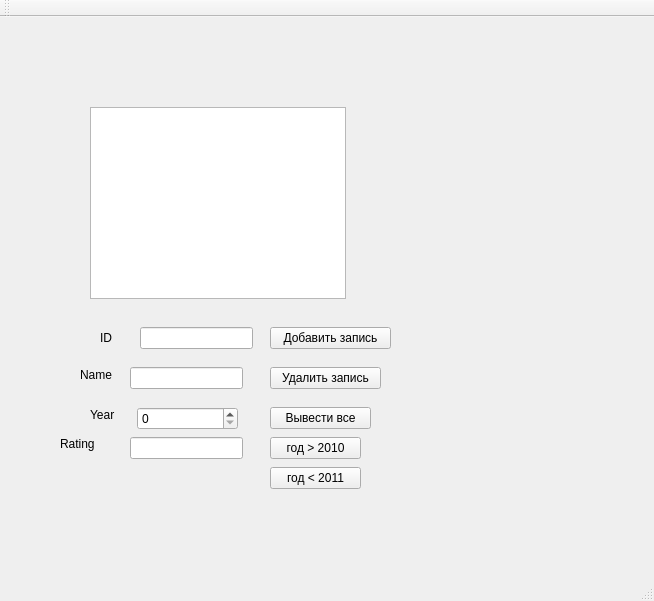
<?xml version="1.0" encoding="UTF-8"?>
<ui version="4.0">
 <class>MainWindow</class>
 <widget class="QMainWindow" name="MainWindow">
  <property name="geometry">
   <rect>
    <x>0</x>
    <y>0</y>
    <width>654</width>
    <height>601</height>
   </rect>
  </property>
  <property name="windowTitle">
   <string>MainWindow</string>
  </property>
  <widget class="QWidget" name="centralWidget">
   <widget class="QTableView" name="tableView">
    <property name="geometry">
     <rect>
      <x>90</x>
      <y>90</y>
      <width>256</width>
      <height>192</height>
     </rect>
    </property>
   </widget>
   <widget class="QLabel" name="label">
    <property name="geometry">
     <rect>
      <x>80</x>
      <y>350</y>
      <width>41</width>
      <height>16</height>
     </rect>
    </property>
    <property name="text">
     <string>Name</string>
    </property>
   </widget>
   <widget class="QLabel" name="label_2">
    <property name="geometry">
     <rect>
      <x>100</x>
      <y>310</y>
      <width>21</width>
      <height>21</height>
     </rect>
    </property>
    <property name="text">
     <string>ID</string>
    </property>
   </widget>
   <widget class="QLabel" name="label_3">
    <property name="geometry">
     <rect>
      <x>90</x>
      <y>390</y>
      <width>31</width>
      <height>16</height>
     </rect>
    </property>
    <property name="text">
     <string>Year</string>
    </property>
   </widget>
   <widget class="QLineEdit" name="lineEditName">
    <property name="geometry">
     <rect>
      <x>130</x>
      <y>350</y>
      <width>113</width>
      <height>22</height>
     </rect>
    </property>
   </widget>
   <widget class="QPushButton" name="pushButtonAdd">
    <property name="geometry">
     <rect>
      <x>270</x>
      <y>310</y>
      <width>121</width>
      <height>22</height>
     </rect>
    </property>
    <property name="text">
     <string>Добавить запись</string>
    </property>
   </widget>
   <widget class="QPushButton" name="pushButtonRem">
    <property name="geometry">
     <rect>
      <x>270</x>
      <y>350</y>
      <width>111</width>
      <height>22</height>
     </rect>
    </property>
    <property name="text">
     <string>Удалить запись</string>
    </property>
   </widget>
   <widget class="QPushButton" name="allDataViewButton">
    <property name="geometry">
     <rect>
      <x>270</x>
      <y>390</y>
      <width>101</width>
      <height>22</height>
     </rect>
    </property>
    <property name="text">
     <string>Вывести все</string>
    </property>
   </widget>
   <widget class="QPushButton" name="filtrDataButton">
    <property name="geometry">
     <rect>
      <x>270</x>
      <y>420</y>
      <width>91</width>
      <height>22</height>
     </rect>
    </property>
    <property name="text">
     <string>год &gt; 2010</string>
    </property>
   </widget>
   <widget class="QPushButton" name="filtrData2Button">
    <property name="geometry">
     <rect>
      <x>270</x>
      <y>450</y>
      <width>91</width>
      <height>22</height>
     </rect>
    </property>
    <property name="text">
     <string>год &lt; 2011</string>
    </property>
   </widget>
   <widget class="QLineEdit" name="lineEditRating">
    <property name="geometry">
     <rect>
      <x>130</x>
      <y>420</y>
      <width>113</width>
      <height>22</height>
     </rect>
    </property>
   </widget>
   <widget class="QLabel" name="label_4">
    <property name="geometry">
     <rect>
      <x>60</x>
      <y>420</y>
      <width>59</width>
      <height>14</height>
     </rect>
    </property>
    <property name="text">
     <string>Rating</string>
    </property>
   </widget>
   <widget class="QSpinBox" name="spinBoxyear">
    <property name="geometry">
     <rect>
      <x>137</x>
      <y>390</y>
      <width>101</width>
      <height>23</height>
     </rect>
    </property>
    <property name="maximum">
     <number>3000</number>
    </property>
   </widget>
   <widget class="QLineEdit" name="lineEditID">
    <property name="geometry">
     <rect>
      <x>140</x>
      <y>310</y>
      <width>113</width>
      <height>22</height>
     </rect>
    </property>
    <property name="text">
     <string/>
    </property>
   </widget>
  </widget>
  <widget class="QMenuBar" name="menuBar">
   <property name="geometry">
    <rect>
     <x>0</x>
     <y>0</y>
     <width>654</width>
     <height>19</height>
    </rect>
   </property>
  </widget>
  <widget class="QToolBar" name="mainToolBar">
   <attribute name="toolBarArea">
    <enum>TopToolBarArea</enum>
   </attribute>
   <attribute name="toolBarBreak">
    <bool>false</bool>
   </attribute>
  </widget>
  <widget class="QStatusBar" name="statusBar"/>
 </widget>
 <layoutdefault spacing="6" margin="11"/>
 <resources/>
 <connections/>
</ui>
